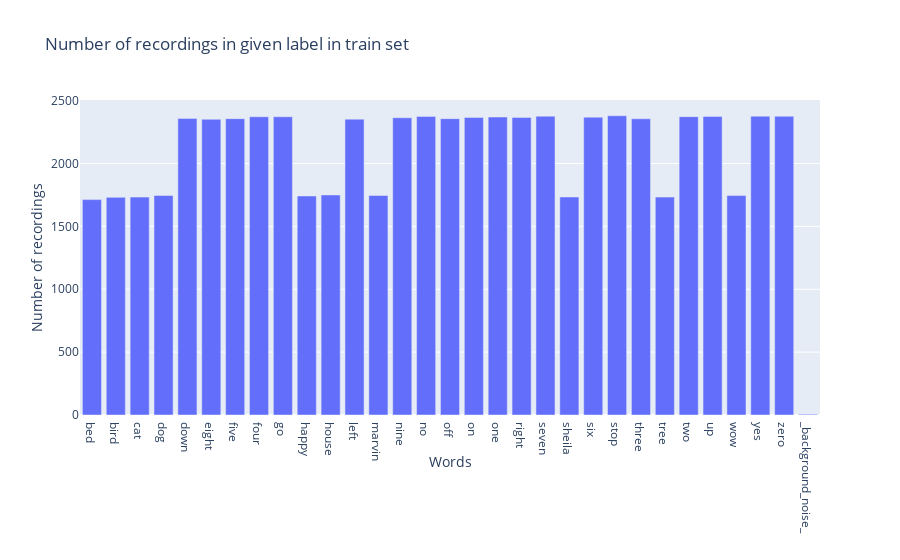

Write notebook code for a chart like this one.
### Markdown cell above
### 1.3 Plotting number of recordings in different labels in train set

### Code cell
number_of_recordings_train_dict,_ = number_of_recordings(train_audio_path)
number_of_recordings_train_list = number_of_recordings_train_dict.items() # Converts the dictionary into a list of tuples
labels,numbers=zip(*number_of_recordings_train_list) # Unpacks the tuples and converts to two separate lists for plotting

data = [go.Histogram(x=labels, y=numbers)] # Using plotly to plot interactive plot
trace = go.Bar(x=labels,y=numbers)

layout = go.Layout(
    title='Number of recordings in given label in train set',
    xaxis = dict(title='Words'),
    yaxis = dict(title='Number of recordings')
)
py.iplot(go.Figure(data=[trace], layout=layout))

### Figure 1 — Plotly figure (JSON) as saved in the notebook; plotly's stock layout.template omitted (floating-point values rounded to 4 significant figures)
{"data": [{"type": "bar", "x": ["bed", "bird", "cat", "dog", "down", "eight", "five", "four", "go", "happy", "house", "left", "marvin", "nine", "no", "off", "on", "one", "right", "seven", "sheila", "six", "stop", "three", "tree", "two", "up", "wow", "yes", "zero", "_background_noise_"], "y": [1713, 1731, 1733, 1746, 2359, 2352, 2357, 2372, 2372, 1742, 1750, 2353, 1746, 2364, 2375, 2357, 2367, 2370, 2367, 2377, 1734, 2369, 2380, 2356, 1733, 2373, 2375, 1745, 2377, 2376, 6]}], "layout": {"title": {"text": "Number of recordings in given label in train set"}, "xaxis": {"title": {"text": "Words"}}, "yaxis": {"title": {"text": "Number of recordings"}}}}
